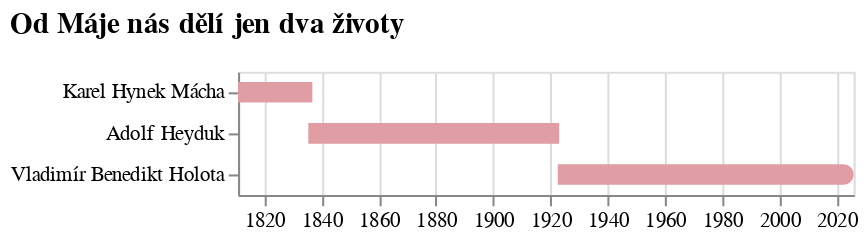

This figure's notebook cell:
### Code cell
bar1 = alt.Chart(cervi_dira.head(2).to_pandas(), title="Od Máje nás dělí jen dva životy").mark_bar(height=10).encode(
    x=alt.X('narozeni:T').title(None),
    x2='umrti:T',
    y=alt.Y('jmeno:N', sort=cervi_dira.select(pl.col('jmeno')).to_series().to_list()).title(None),
color=alt.Color('jmeno:N', legend=None, scale=alt.Scale(range=['#E09DA3'])))
bar2 = alt.Chart(cervi_dira.tail(1).to_pandas(), title="Dvě století české literatury ve dvou životech").mark_bar(height=10, cornerRadiusTopRight=10, cornerRadiusBottomRight=10).encode(
    x=alt.X('narozeni:T').title(None),
    x2='umrti:T',
    y=alt.Y('jmeno:N', sort=cervi_dira.select(pl.col('jmeno')).to_series().to_list()).title(None),
color=alt.Color('jmeno:N', legend=None, scale=alt.Scale(range=['#E09DA3'])))
(bar1 + bar2)

### Figure 1 — Vega-Lite specification as saved in the notebook (floating-point values rounded to 4 significant figures)
{"config": {"title": {"font": "Noticia Text", "fontSize": 14, "anchor": "start", "fontWeight": "bolder", "subtitleFont": "Noticia Text", "subtitleFontSize": 12, "subtitleFontWeight": "lighter", "subtitlePadding": 12, "dy": -12}, "axis": {"labelFont": "Asap", "titleFont": "Asap", "fontWeight": "lighter", "titleFontWeight": "lighter", "labelFontSize": 10, "titleFontSize": 10, "labelPadding": 2, "titlePadding": 10}, "legend": {"labelFont": "Asap", "labelFontWeight": "normal", "titleFont": "Asap", "titleFontWeight": "normal", "labelFontSize": 10, "titleFontSize": 10}}, "layer": [{"data": {"name": "data-c86a6fabcd885120e2be225504d9fce9"}, "mark": {"type": "bar", "height": 10}, "encoding": {"color": {"field": "jmeno", "legend": null, "scale": {"range": ["#E09DA3"]}, "type": "nominal"}, "x": {"field": "narozeni", "title": null, "type": "temporal"}, "x2": {"field": "umrti"}, "y": {"field": "jmeno", "sort": ["Karel Hynek Mácha", "Adolf Heyduk", "Vladimír Benedikt Holota"], "title": null, "type": "nominal"}}, "title": "Od Máje nás dělí jen dva životy"}, {"data": {"name": "data-5499a11148072d5a5100b5542b32cd98"}, "mark": {"type": "bar", "cornerRadiusBottomRight": 10, "cornerRadiusTopRight": 10, "height": 10}, "encoding": {"color": {"field": "jmeno", "legend": null, "scale": {"range": ["#E09DA3"]}, "type": "nominal"}, "x": {"field": "narozeni", "title": null, "type": "temporal"}, "x2": {"field": "umrti"}, "y": {"field": "jmeno", "sort": ["Karel Hynek Mácha", "Adolf Heyduk", "Vladimír Benedikt Holota"], "title": null, "type": "nominal"}}, "title": "Dvě století české literatury ve dvou životech"}], "$schema": "https://vega.github.io/schema/vega-lite/v5.8.0.json", "datasets": {"data-c86a6fabcd885120e2be225504d9fce9": [{"jmeno": "Karel Hynek Mácha", "narozeni": "1810-11-16T00:00:00", "umrti": "1836-11-06T00:00:00"}, {"jmeno": "Adolf Heyduk", "narozeni": "1835-06-06T00:00:00", "umrti": "1923-02-06T00:00:00"}], "data-5499a11148072d5a5100b5542b32cd98": [{"jmeno": "Vladimír Benedikt Holota", "narozeni": "1922-08-05T00:00:00", "umrti": "2025-12-31T00:00:00"}]}}
